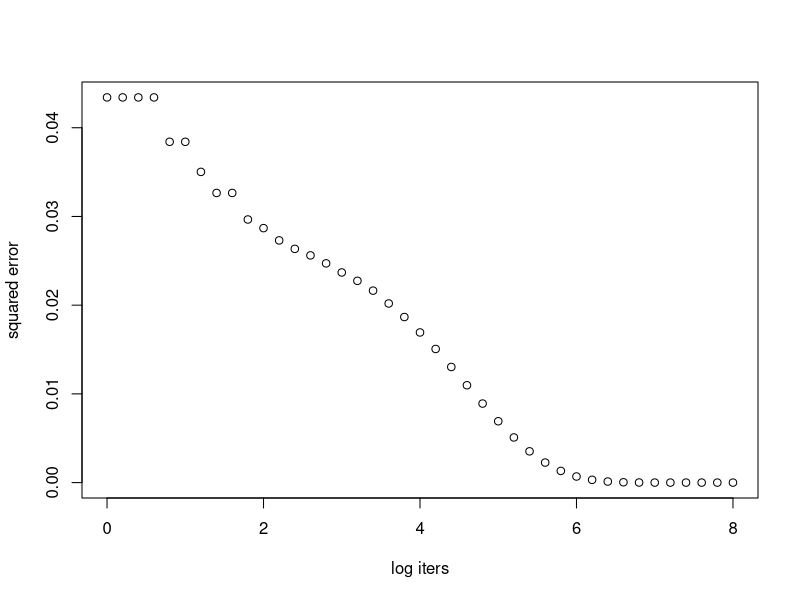
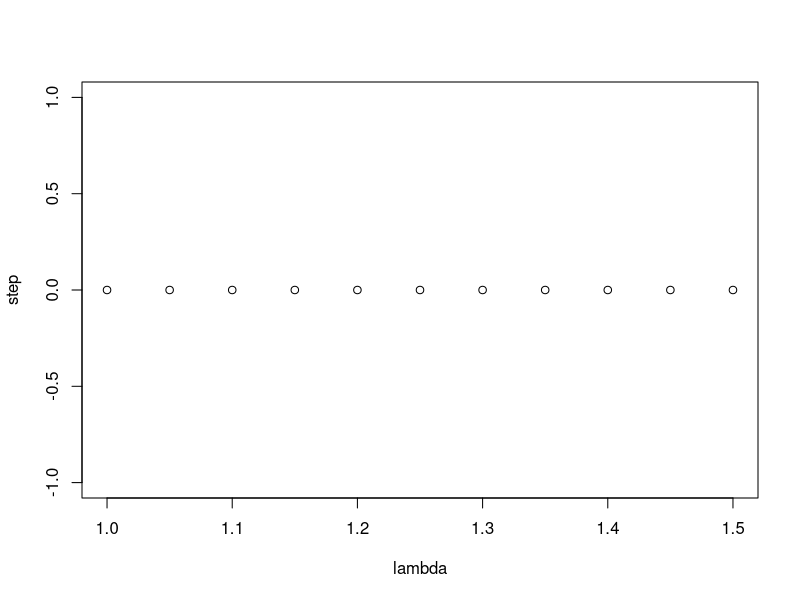

These figures' R source, in order:
EM <- function(n, alpha, mu1, mu2, iter)
{
  i = 1:length(n) - 1
  alpha.m = alpha
  mu1.m = mu1
  mu2.m = mu2
  z.m = alpha.m * exp(-mu1.m) * mu1.m^i/(alpha.m * exp(-mu1.m) * mu1.m^i + 
                                          (1-alpha.m) * exp(-mu2.m) * mu2.m^i)
  for(j in 1:iter)
  {
    alpha.m = sum(z.m*n) / sum(n)
    mu1.m = sum(n*i*z.m) / sum(n*z.m)
    mu2.m = sum(n*i*(1-z.m)) / sum(n*(1-z.m))
    z.m = alpha.m * exp(-mu1.m) * mu1.m^i/
      (alpha.m * exp(-mu1.m) * mu1.m^i + (1-alpha.m) * exp(-mu2.m) * mu2.m^i)
  }
  return(list(alpha=alpha.m, mu1=mu1.m, mu2=mu2.m))
}
n = c(162, 267, 271, 185, 111, 61, 27, 8, 3, 1)
a = seq(from = 0, to = 8, by = 0.2)
iters = floor(exp(a))
errors = c()
for(i in iters)
{
  result = EM(n, 0.3, 1, 2.5, i) 
  err = (result[[1]] - 0.3599)^2 + (result[[2]] - 1.2561)^2 
  + (result[[3]] - 2.6634)^2
  errors = c(errors, err)
}
plot(a, errors, xlab = "log iters", ylab = "squared error")

EM.acc <- function(n, alpha, mu1, mu2, lambda)
{
  i = 1:length(n) - 1
  alpha.m = alpha
  mu1.m = mu1
  mu2.m = mu2
  z.m = alpha.m * exp(-mu1.m) * mu1.m^i/(alpha.m * exp(-mu1.m) * mu1.m^i + 
                                           (1-alpha.m) * exp(-mu2.m) * mu2.m^i)
  step = 0
  while(err > 1e-6)
  {
    alpha.n = sum(z.m*n) / sum(n)
    mu1.n = sum(n*i*z.m) / sum(n*z.m)
    mu2.n = sum(n*i*(1-z.m)) / sum(n*(1-z.m))
    alpha.m = (alpha.n - alpha.m) * lambda + alpha.m
    mu1.m = (mu1.n - mu1.m) * lambda + mu1.m
    mu2.m = (mu2.n - mu2.m) * lambda + mu2.m
    z.m = alpha.m * exp(-mu1.m) * mu1.m^i/
      (alpha.m * exp(-mu1.m) * mu1.m^i + (1-alpha.m) * exp(-mu2.m) * mu2.m^i)
    err = (alpha.m - 0.3599)^2 + (mu1.m - 1.2561)^2 
    + (mu2.m - 2.6634)^2
    step = step + 1
  }
  return(list(alpha=alpha.m, mu1=mu1.m, mu2=mu2.m, step = step))
}

lambda = seq(from = 1.5, to = 1, by = -0.05)
step = c()
for(i in lambda)
  step = c(step,  EM.acc(n, 0.3, 1, 2.5, i)[[4]])
plot(lambda, step)
